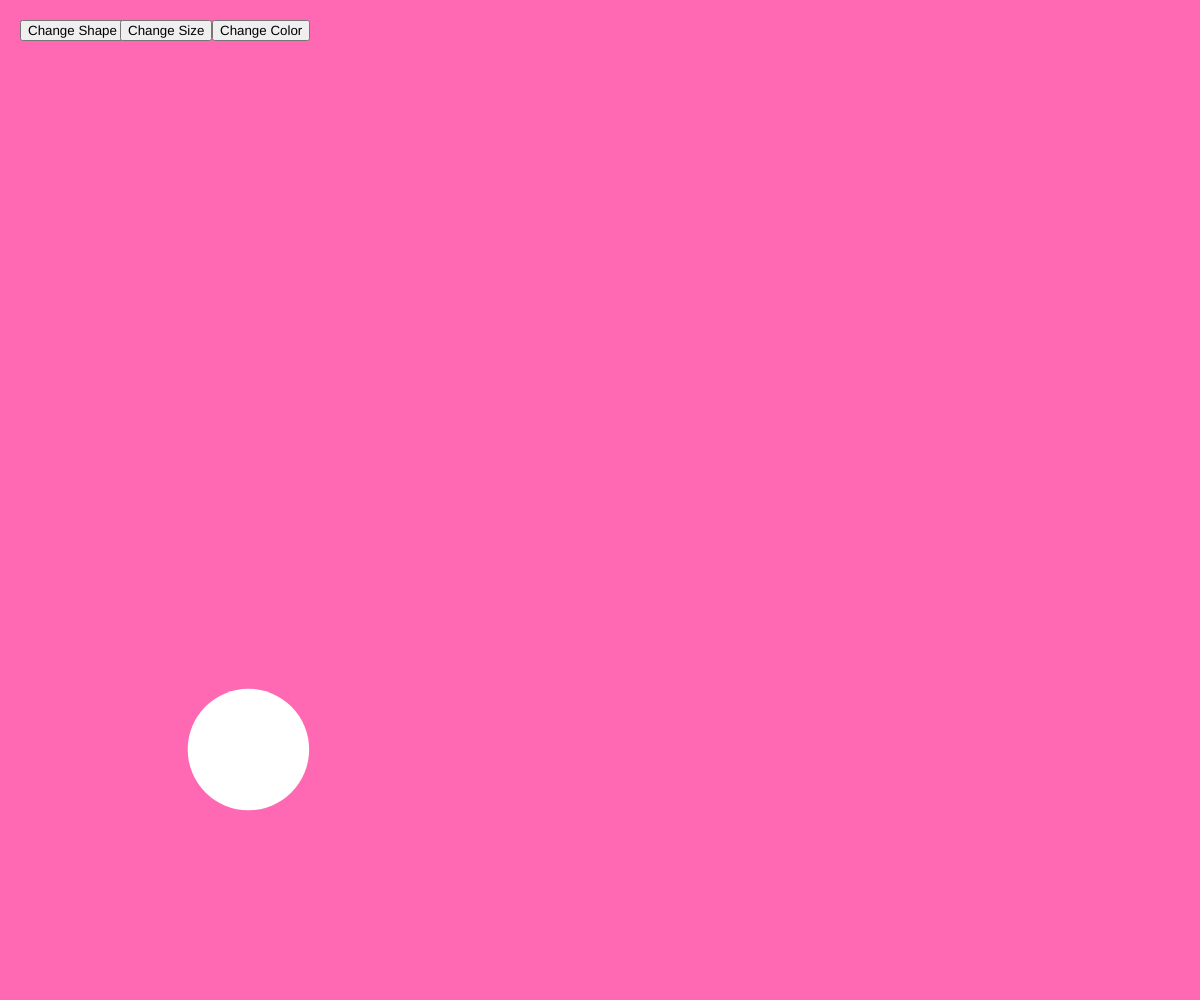
Frame 1 (no input)
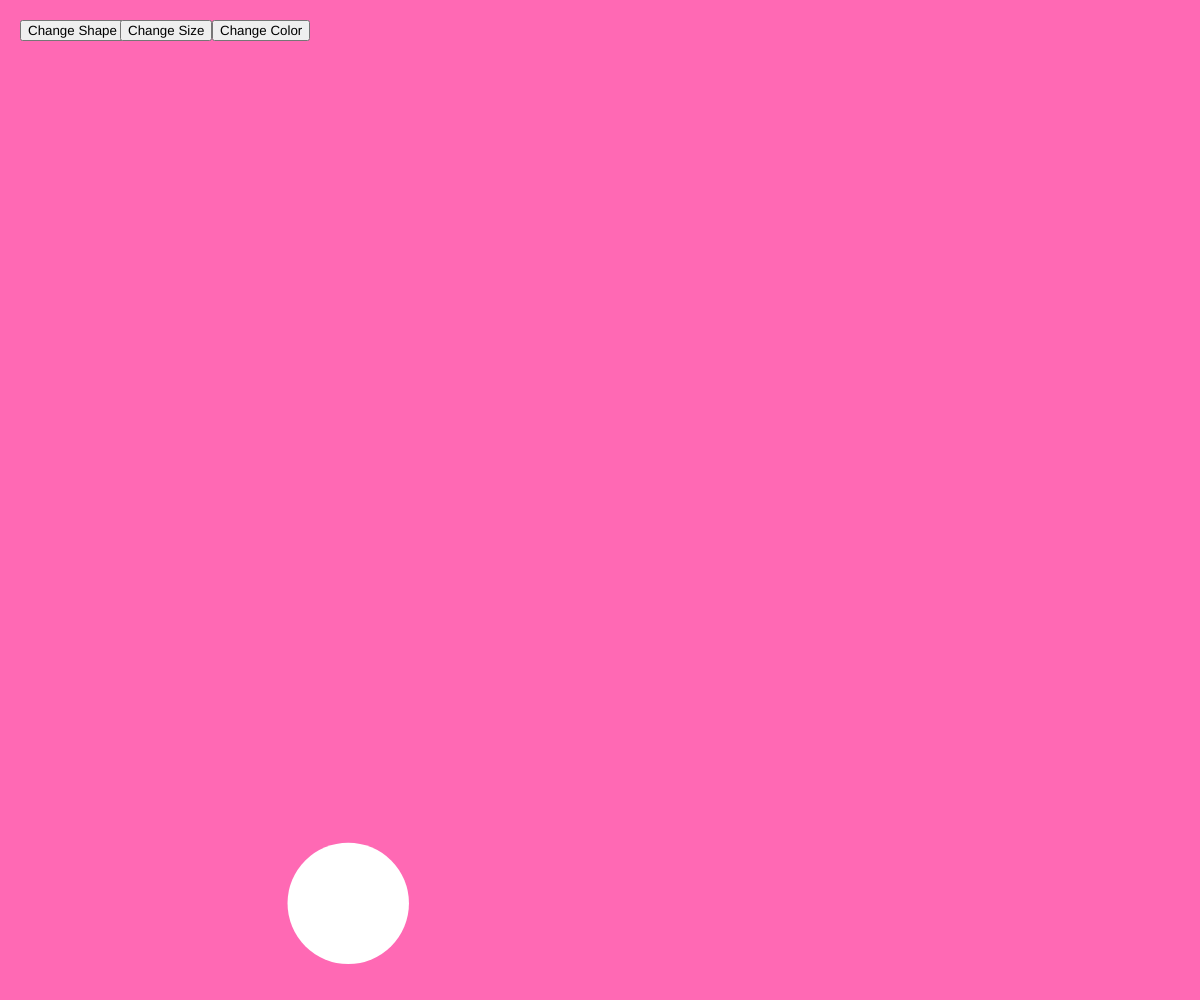
Frame 60 (no input)
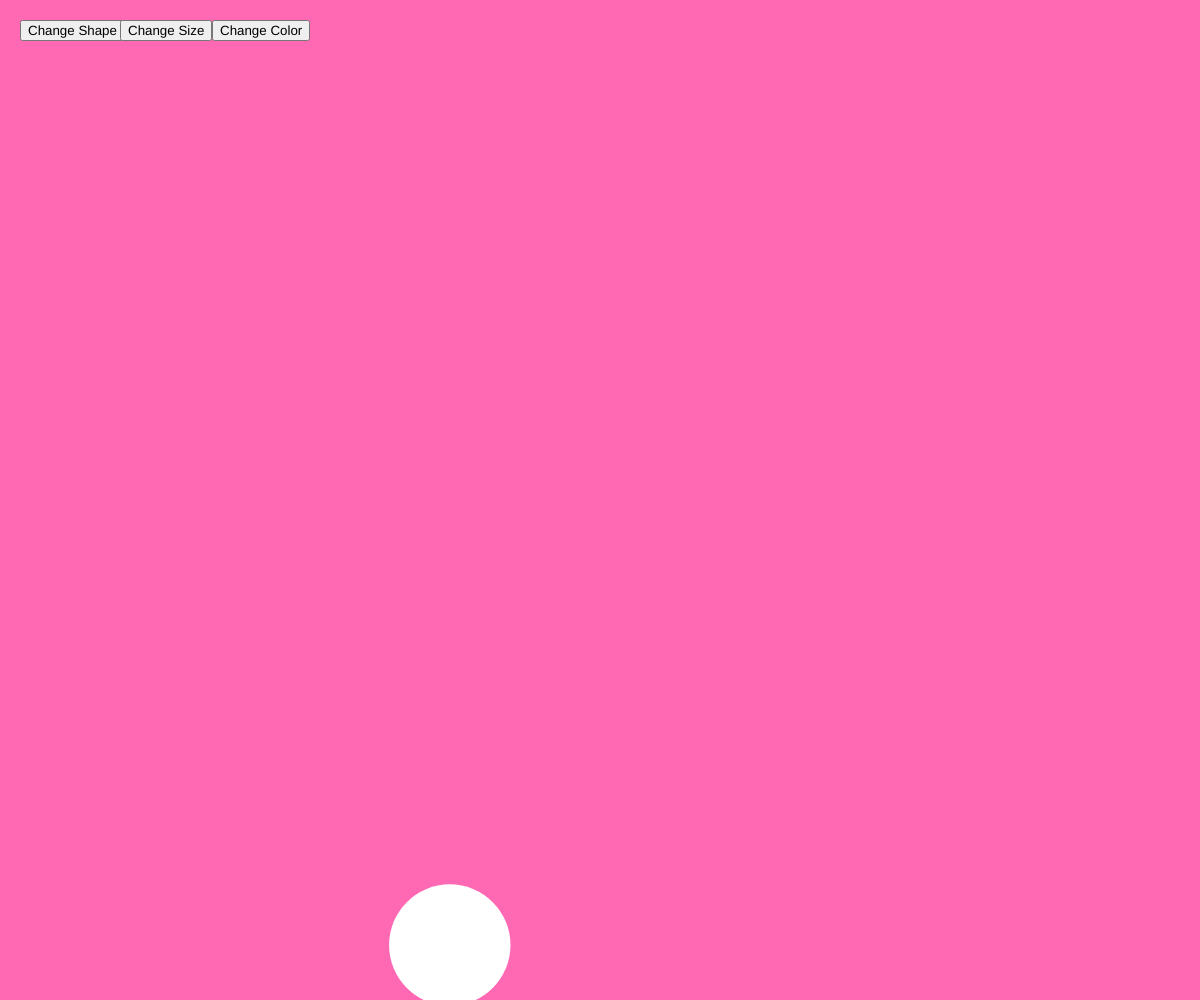
Frame 120 (the mouse pressed at the canvas centre since frame 60)

The p5.js sketch that drew these frames (run headless with seeded random() and noise() and a simulated clock; from frame 60 on, the mouse is pressed at the canvas centre):

// p5.js sketch
// ── sketch.js
let shapeType;
let shapeSize;
let button1, button2, button3;
let timer = 0;
let sizeChanged = false;
let colorChanged = false;
let x, y;
let xSpeed, ySpeed;

function setup() {
  createCanvas(windowWidth, windowHeight);
  background('#ff69b4'); // hot pink color
  shapeType = ROUND;
  shapeSize = random(50, 150);
  x = random(width);
  y = random(height);
  xSpeed = random(1, 3);
  ySpeed = random(1, 3);
  button1 = createButton('Change Shape');
  button1.position(20, 20);
  button1.mousePressed(changeShape);
  button2 = createButton('Change Size');
  button2.position(120, 20);
  button2.mousePressed(changeSize);
  button3 = createButton('Change Color');
  button3.position(212, 20);
  button3.mousePressed(changeColor);
}

function draw() {
  background('#ff69b4'); // hot pink color
  drawShape(x, y, shapeSize, shapeType);
  moveShape();
  
  if (sizeChanged && millis() - timer > 500) {
    shapeSize = 100; // set original size
    sizeChanged = false;
  }
}

function drawShape(x, y, size, type) {
  noStroke();
  rectMode(CENTER);
  ellipseMode(CENTER);
  if (type === ROUND) {
    ellipse(x, y, size, size);
  } else if (type === SQUARE) {
    rect(x, y, size, size);
  } else if (type === TRIANGLE) {
    let h = (sqrt(3) / 2) * size;
    triangle(x, y - h / 2, x - size / 2, y + h / 2, x + size / 2, y + h / 2);
  }
}

function changeShape() {
  shapeType = int(random(3));
}

function changeSize() {
  shapeSize = random(100, width);
  timer = millis();
  sizeChanged = true;
}

function changeColor(){
  fill(random(255), random(255), random(255));
  colorChanged = true;
}

function moveShape() {
  x += xSpeed;
  y += ySpeed;
  
  if (x > width || x < 0) {
    xSpeed *= -1;
  }
  
  if (y > height || y < 0) {
    ySpeed *= -1;
  }
}

const ROUND = 0;
const SQUARE = 1;
const TRIANGLE = 2;
